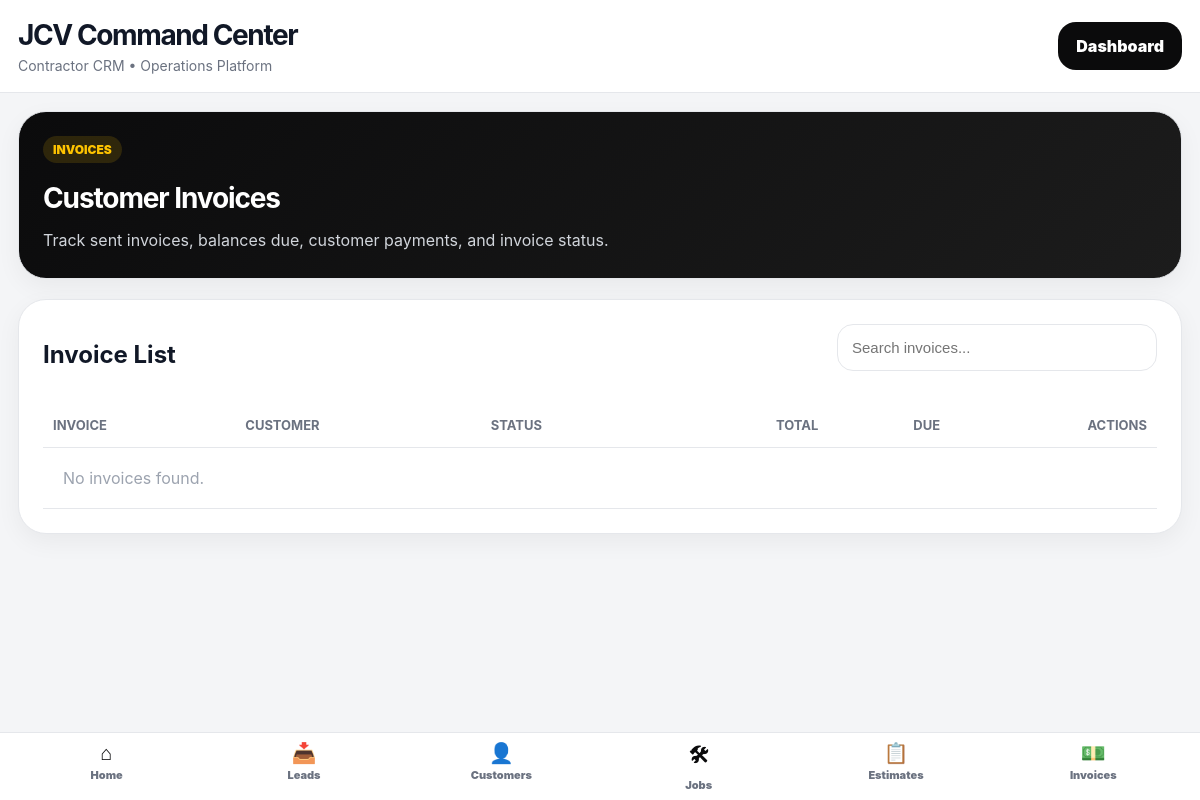
The page /invoices/ (signed in) on the database as committed earlier.
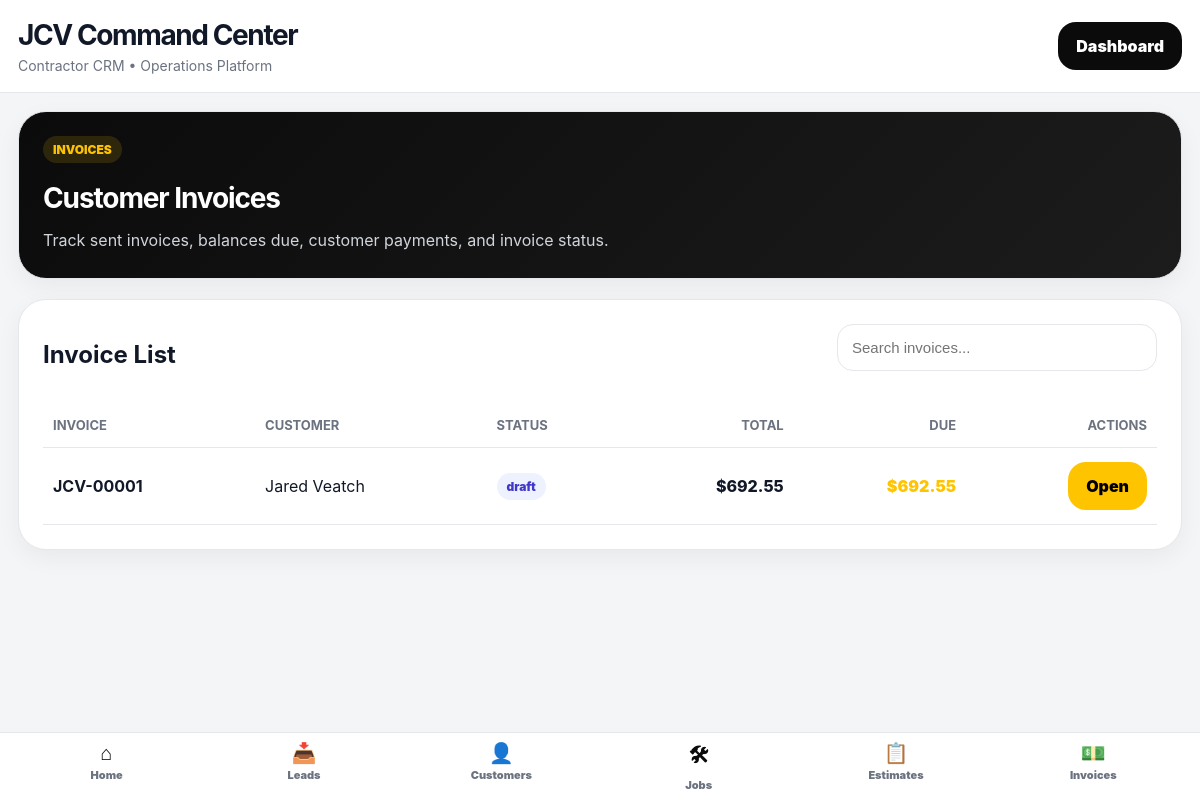
The same page on the database as committed later.
### core/models.py (models this page shows, shortened)
class Invoice(models.Model):
    STATUS_CHOICES = [
        ("draft", "Draft"),
        ("sent", "Sent"),
        ("partial", "Partially Paid"),
        ("paid", "Paid"),
        ("overdue", "Overdue"),
    ]
    estimate = models.ForeignKey(
        Estimate,
        on_delete=models.SET_NULL,
        blank=True,
        null=True,
        related_name="invoices",
    )
    job = models.ForeignKey(
        Job,
        on_delete=models.CASCADE,
        blank=True,
        null=True,
        related_name="invoices",
    )
    invoice_number = models.CharField(max_length=100, unique=True, blank=True, null=True)
    title = models.CharField(max_length=255, blank=True, null=True)
    description = models.TextField(blank=True, null=True)
    status = models.CharField(max_length=50, choices=STATUS_CHOICES, default="draft")
    subtotal = models.DecimalField(max_digits=10, decimal_places=2, default=0)
    tax = models.DecimalField(max_digits=10, decimal_places=2, default=0)
    total = models.DecimalField(max_digits=10, decimal_places=2, default=0)
    amount_paid = models.DecimalField(max_digits=10, decimal_places=2, default=0)
    amount_due = models.DecimalField(max_digits=10, decimal_places=2, default=0)
    due_date = models.DateField(blank=True, null=True)
    paid_date = models.DateField(blank=True, null=True)
    created_at = models.DateTimeField(auto_now_add=True)
    class Meta:
        ordering = ["-created_at"]

class Job(models.Model):
    STATUS_CHOICES = [
        ("new", "New"),
        ("site_visit", "Site Visit"),
        ("estimate_needed", "Estimate Needed"),
        ("estimate_sent", "Estimate Sent"),
        ("approved", "Approved"),
        ("scheduled", "Scheduled"),
        ("in_progress", "In Progress"),
        ("waiting_parts", "Waiting on Parts"),
        ("completed", "Completed"),
        ("invoiced", "Invoiced"),
        ("paid", "Paid"),
        ("cancelled", "Cancelled"),
    ]
    PRIORITY_CHOICES = [
        ("low", "Low"),
        ("normal", "Normal"),
        ("high", "High"),
        ("urgent", "Urgent"),
    ]
    customer = models.ForeignKey(Customer, on_delete=models.CASCADE, related_name="jobs")
    template = models.ForeignKey(
        ServiceTemplate,
        on_delete=models.SET_NULL,
        blank=True,
        null=True,
        related_name="jobs",
    )
    title = models.CharField(max_length=255)
    status = models.CharField(max_length=50, choices=STATUS_CHOICES, default="new")
    priority = models.CharField(max_length=50, choices=PRIORITY_CHOICES, default="normal")
    assigned_to = models.CharField(max_length=255, blank=True, null=True)
    job_address = models.CharField(max_length=255, blank=True, null=True)
    description = models.TextField(blank=True, null=True)
    site_notes = models.TextField(blank=True, null=True)
    material_notes = models.TextField(blank=True, null=True)
    estimated_total_price = models.DecimalField(max_digits=10, decimal_places=2, default=0)
    scheduled_date = models.DateTimeField(blank=True, null=True)
    completed_at = models.DateTimeField(blank=True, null=True)
    created_at = models.DateTimeField(auto_now_add=True)
    class Meta:
        ordering = ["-created_at"]

class Customer(models.Model):
    CUSTOMER_TYPE_CHOICES = [
        ("residential", "Residential"),
        ("commercial", "Commercial"),
        ("industrial", "Industrial"),
    ]
    STATUS_CHOICES = [
        ("active", "Active"),
        ("inactive", "Inactive"),
        ("lead", "Lead"),
    ]
    name = models.CharField(max_length=255)
    company_name = models.CharField(max_length=255, blank=True, null=True)
    phone = models.CharField(max_length=50, blank=True, null=True)
    email = models.EmailField(blank=True, null=True)
    customer_type = models.CharField(
        max_length=50,
        choices=CUSTOMER_TYPE_CHOICES,
        default="residential",
    )
    status = models.CharField(
        max_length=50,
        choices=STATUS_CHOICES,
        default="active",
    )
    address = models.CharField(max_length=255, blank=True, null=True)
    city = models.CharField(max_length=100, blank=True, null=True)
    notes = models.TextField(blank=True, null=True)
    created_at = models.DateTimeField(auto_now_add=True)

### core/invoice_views.py (the view)
@staff_member_required
def invoices(request):
    return render(request, "invoices.html", {
        "invoices": Invoice.objects.all().order_by("-created_at"),
    })

### core/templates/invoices.html (shortened to what the changed rows need)
{% extends "base.html" %}
{% block content %}
<div class="card"
     style="
        background:linear-gradient(135deg, #0b0b0c 0%, #1c1c1c 100%);
        color:white;
     ">
    <div style="
        display:flex;
        justify-content:space-between;
        align-items:flex-start;
        gap:20px;
        flex-wrap:wrap;
    ">
        <div>
            <h1 class="section-title"
                style="
                    color:white;
                    margin-bottom:12px;
                ">
                Customer Invoices
            </h1>
        </div>
    </div>
</div>
<div class="card">
    <div style="
        display:flex;
        justify-content:space-between;
        align-items:center;
        gap:12px;
        flex-wrap:wrap;
        margin-bottom:18px;
    ">
        <h2 style="margin:0;">
            Invoice List
        </h2>
    </div>
    <div style="overflow-x:auto;">
        <table style="
            width:100%;
            border-collapse:collapse;
        ">
            <thead>
                <tr style="
                    border-bottom:1px solid rgba(255,255,255,.08);
                ">
                    <th style="
                        text-align:left;
                        padding:14px 10px;
                    ">
                        Invoice
                    </th>
                    <th style="
                        text-align:left;
                        padding:14px 10px;
                    ">
                        Customer
                    </th>
                    <th style="
                        text-align:left;
                        padding:14px 10px;
                    ">
                        Status
                    </th>
                    <th style="
                        text-align:right;
                        padding:14px 10px;
                    ">
                        Total
                    </th>
                    <th style="
                        text-align:right;
                        padding:14px 10px;
                    ">
                        Due
                    </th>
                    <th style="
                        text-align:right;
                        padding:14px 10px;
                    ">
                        Actions
                    </th>
                </tr>
            </thead>
            <tbody id="invoiceTable">
            {% for invoice in invoices %}
                <tr style="
                    border-bottom:1px solid rgba(255,255,255,.06);
                ">
                    <td style="
                        padding:14px 10px;
                    ">
                        <strong>
                            {{ invoice.invoice_number }}
                        </strong>
                    </td>
                    <td style="
                        padding:14px 10px;
                    ">
                        {% if invoice.job %}
                            {{ invoice.job.customer.name }}
                        {% elif invoice.estimate %}
                            {{ invoice.estimate.job.customer.name }}
                        {% endif %}
                    </td>
                    <td style="
                        padding:14px 10px;
                    ">
                        <span class="badge">
                            {{ invoice.status }}
                        </span>
                    </td>
                    <td style="
                        padding:14px 10px;
                        text-align:right;
                        font-weight:800;
                    ">
                        ${{ invoice.total }}
                    </td>
                    <td style="
                        padding:14px 10px;
                        text-align:right;
                        color:var(--gold);
                        font-weight:900;
                    ">
                        ${{ invoice.amount_due }}
                    </td>
                    <td style="
                        padding:14px 10px;
                        text-align:right;
                    ">
                        <a class="btn btn-gold"
                           href="/invoices/{{ invoice.id }}/">
                            Open
                        </a>
                    </td>
                </tr>
            {% empty %}
                <tr>
                    <td colspan="6"
                        style="
                            padding:20px;
                            color:#9ca3af;
                        ">
                        No invoices found.
                    </td>
                </tr>
            {% endfor %}
            </tbody>
        </table>
    </div>
</div>
{% endblock %}

Rows that differ between the two databases and show on the page:
added Invoice: invoice_number "JCV-00001", job.customer.name "Jared Veatch", status "draft", total "692.55", amount_due "692.55"
Other text that changed with them:
text no longer shown: "No invoices found."
